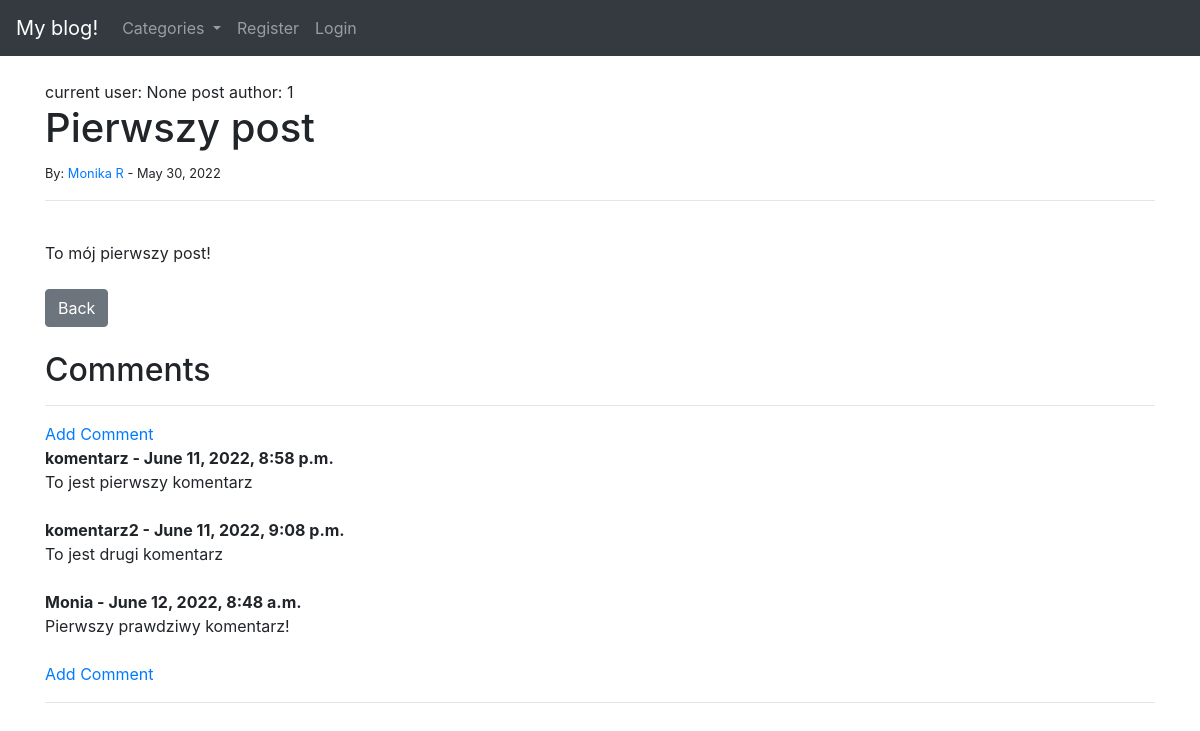
The app's page /article/1 with its own data.
### blog/models.py (models this page shows, shortened)
class Post(models.Model):
    title = models.CharField(max_length=255)
    title_tag = models.CharField(max_length=255, default="My blog!")
    author = models.ForeignKey(User, on_delete=models.CASCADE)
    body = models.TextField()
    post_date = models.DateField(auto_now_add=True)
    category = models.CharField(max_length=255, default='coding')
    snippet = models.CharField(max_length=255)

class Comment(models.Model):
    post = models.ForeignKey(Post, related_name="comments", on_delete=models.CASCADE)
    name = models.CharField(max_length=255)
    body = models.TextField()
    date_added = models.DateTimeField(auto_now_add=True)

### blog/views.py (the view)
# urls.py: path('article/<int:pk>', ArticleDetailView.as_view(), name='article-detail'),
class ArticleDetailView(DetailView):
    model = Post
    template_name = 'article_details.html'
    def get_context_data(self, *args, **kwargs):
        cat_menu = Category.objects.all()
        context = super(ArticleDetailView, self).get_context_data(*args, **kwargs)
        context["cat_menu"] =cat_menu
        return context

### blog/models.py (called while the page is built)
    def __str__(self):
        return self.name

### blog/templates/article_details.html (shortened to what this page needs)
{% extends 'base.html' %}
{% block content %}
current user: {{ user.id }}
post author: {{ post.author.id }}
<h1>{{ post.title }} </h1>
<small> By:
    <a href="{% url 'show_profile_page' post.author.profile.id %}"> {{ post.author.first_name }}
    {{ post.author.last_name }}</a> -
    {{ post.post_date }}
</small><br />
<hr>
<br />
{{ post.body | safe }}
<br /><br />
<a href="{% url 'home' %}" class="btn btn-secondary">Back</a>
<br/><br/>
<h2>Comments</h2>
<hr>
{% if not post.comments.all %}
    No comments Yet...<a href="{% url 'add_comment' post.pk %}">Add One</a>
{% else %}
<a href="{% url 'add_comment' post.pk %}">Add Comment</a>
<br/>
    {% for comment in post.comments.all %}
        <strong>
            {{ comment.name }} -
            {{ comment.date_added }}
        </strong>
        <br/>
        {{ comment.body }}
        <br/><br>
        {% endfor %}
        <a href="{% url 'add_comment' post.pk %}">Add Comment</a>
{% endif %}
<hr>
{% endblock %}

### records on screen
Post: author.id "1", title "Pierwszy post", author.first_name "Monika", author.last_name "R", post_date "May 30, 2022", body "To mój pierwszy post!"
Comment: name "komentarz", date_added "June 11, 2022, 8:58 p.m.", body "To jest pierwszy komentarz"
Comment: name "komentarz2", date_added "June 11, 2022, 9:08 p.m.", body "To jest drugi komentarz"
Comment: name "Monia", date_added "June 12, 2022, 8:48 a.m.", body "Pierwszy prawdziwy komentarz!"

### other values on screen
{{ user.id }} "None"
